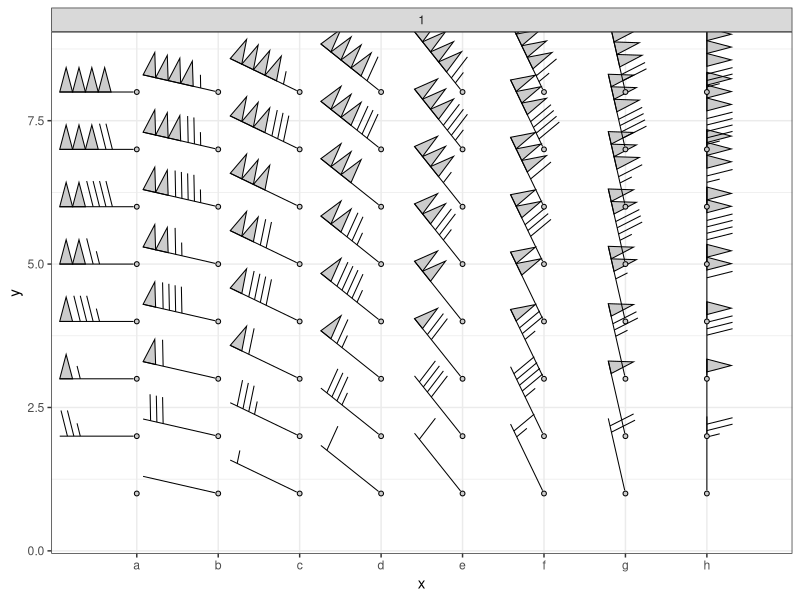

Write R code to recreate this figure.
#'
#' Conventions: https://www.mesonet.org/images/site/Wind%20Barb%20Feb%202012.pdf
#' I would prefer to see a segment for speeds 1 < 5 kn (see demo)
#'
#' I decided to do all calculations (position, rotation) in "npc" and "snpc" coordinates.
#' Using a viewport per barb would be much simpler but significantly slower.
#'
#' Aesthetics:
#' - mag (wind speed)
#' - angle (wind direction)
#' - colour
#' - fill (of triangle)
#' - size (i.e. linewidth of segment, barb and triangle border)
#' - length (of barb in "npc")
#'
#'
#' Todo
#' - treatment of NA values
#' - "skip" functionality: similar to the one used in geom_arrow()?
#' - separate point.size aesthetics?
#' - test geom against different scales/facets settings
#' - allow for u/v input instead of mag/angle
#'
#' https://stackoverflow.com/questions/47814998/how-to-make-segments-that-preserve-angles-in-different-aspect-ratios-in-ggplot2

#' Rotate/Stretch X
#'
#' @param x x coordinate
#' @param y y coordinate
#' @param a angle in decimal degrees
#' @param u stretch x
#' @param v stretch y
#'
rotX <- function(x, y, a, u = 1, v = 1) {
  a <- a * pi / 180
  u * (x * cos(a) + y * sin(a))
}
rotY <- function(x, y, a, u = 1, v = 1) {
  a <- a * pi / 180
  v * (y * cos(a) - x * sin(a))
}

#' Wind Barbs
#'
#' @param data Data
#' @param coord Coordinates
#' @param panel_params Panel parameters
#' @description
#'
wind_barb <- function(data, coord, panel_params, skip.x, skip.y) {
  # coords <- data
  coords <- coord$transform(data, panel_params)

  # Dimensions
  length <- coords$length[1]
  if ("unit" %in% (class(length)))
    length <- convertUnit(length, "npc", valueOnly = TRUE)

  nx.data <- length(unique(coords$x))
  if (skip.x == "auto") {
    nx.target <- 1 / length
    skip.x <- pmax(0, ceiling(nx.data / nx.target) - 1)
  }
  pick.x <- unique(coords$x)[which(seq_len(nx.data) %% (skip.x + 1) == 0)]

  ny.data <- length(unique(coords$y))
  if (skip.y == "auto") {
    ny.target <- 1 / length
    skip.y <- pmax(0, ceiling(ny.data / ny.target) - 1)
  }
  pick.y <- unique(coords$y)[which(seq_len(ny.data) %% (skip.y + 1) == 0)]

  coords <- coords[coords$x %in% pick.x & coords$y %in% pick.y, ]
  if (any(c(skip.x, skip.y) > 0)) {
    message(sprintf("Skipping nx=%1.0f ny=%1.0f", skip.x, skip.y))
  }

  # Shortcuts
  n <- nrow(coords)
  x <- coords$x
  y <- coords$y
  mag <- coords$mag
  col <- coords$colour
  fill <- coords$fill
  size <- coords$size
  angle <- (coords$angle + 270) %% 360

  # Spacing & barb length
  slots <- 6
  height <- length / 3
  width <- length / 6
  point.size <- width / 2
  nudge <- width / 10 # Increase spacing of 5s and 10s

  # Calculate which / how many triangles/barbs
  mag <- pmax(0, mag)
  n50 <- floor(mag / 50)
  n10 <- floor((mag - n50 * 50) / 10)
  n5 <- floor((mag - n50 * 50 - n10 * 10) / 5)

  # Single triangle/barb/segment/point geometry
  g50 <- (function() {
    x <- c(-width / 2, width / 2, 0, -width / 2)
    y <- c(0, 0, -height * 0.95, 0) # 0.95, factor to compensate height for linejoin=mitre
    cbind(x, y)
  })()
  g10 <- (function() {
    x <- c(-nudge, width / 2 - nudge)
    y <- c(0, -height)
    cbind(x, y)
  })()
  g5 <- (function() {
    x <- c(-nudge, width / 4 - nudge)
    y <- c(0, -height / 2)
    cbind(x, y)
  })()
  gSegment <- (function() {
    x <- c(0, width)
    y <- c(0, 0)
    cbind(x, y)
  })()
  gPoint <- (function() {
    x <- 0
    y <- 0
    cbind(x, y)
  })()

  # Loop data (might be vectorised)
  grob.list <- lapply(seq_len(n), function(i) {
    # Slots and position used by triangle/barb (50 uses 1 slot, 10 and 5 uses 0.6 slots)
    slots <- c(rep(1.0, n50[i]), rep(.5, n10[i]), rep(.5, n5[i]))
    pos <- c(1, cumsum(slots[-length(slots)]) + 1)

    # Build geometries
    geom <- c(
      rep(list(g50), n50[i]),
      rep(list(g10), n10[i]),
      rep(list(g5), n5[i])
    )

    # Build barb grobs
    grob.barbs <- lapply(seq_along(geom), function(j) {
      # j = 1
      x1 <- length - pos[j] * width + geom[[j]][, 1] + width / 2
      y1 <- geom[[j]][, 2]
      x2 <- rotX(x1, y1, angle[i])
      y2 <- rotY(x1, y1, angle[i])
      x3 <- (unit(x[i], "npc") + unit(x2, "snpc"))
      y3 <- (unit(y[i], "npc") + unit(y2, "snpc"))
      pathGrob(
        x = x3,
        y = y3,
        gp = gpar(
          col = col[i],
          fill = fill[i],
          lwd = size[i],
          linejoin = "mitre",
          lineend = "square"
        )
      )
    })

    # Build segment grob
    if (mag[i] > 0) {
      x1 <- c(point.size / 2, length) # Segment starts at point.size/2 to avoid overlap with point shape
      y1 <- c(0, 0)
      x2 <- rotX(x1, y1, angle[i])
      y2 <- rotY(x1, y1, angle[i])
      x3 <- unit(x[i], "npc") + unit(x2, "snpc")
      y3 <- unit(y[i], "npc") + unit(y2, "snpc")
      grob.segment <- pathGrob(
        x3,
        y3,
        gp = gpar(
          col = col[i],
          lwd = 1 * size[i],
          linejoin = "mitre",
          lineend = "square"
        )
      )
    } else {
      grob.segment <- nullGrob()
    }

    # Build point grob
    grob.point <- pointsGrob(
      x[i],
      y[i],
      pch = 21,
      size = unit(point.size, "snpc"),
      gp = gpar(col = col[i], fill = fill[i], lwd = size[i])
    )

    # Merge grobs
    grobs <- do.call(gList, c(grob.barbs, list(grob.segment, grob.point)))

    # grobs <- gTree(children = grobs)
    # ggplot() + annotation_custom(grobs, xmin = 0.25, ymin = 0.25, xmax = 0.75, ymax = 0.75)
  })
  grobs <- do.call(gList, grob.list)
  gTree(children = grobs)
}

GeomWindBarb <- ggplot2::ggproto(
  "GeomWindBarb",
  ggplot2::Geom,
  required_aes = c("x", "y"),
  default_aes = ggplot2::aes(
    color = "black",
    fill = "transparent",
    size = 1,
    linetype = 1,
    alpha = NA,
    angle = 0,
    mag = 0,
    length = 0.05
  ),
  draw_panel = function(
    data,
    panel_params,
    coord,
    grob,
    debug,
    skip.x,
    skip.y
  ) {
    if (!is.null(debug)) {
      coords <- coord$transform(data, panel_params)
      debug(data, coords)
    }
    if (grid::is.grob(grob)) {
      grob
    } else {
      if (!is.function(grob)) stop("Invalid grob in GeomWindBarb")
      grob(data, coord, panel_params, skip.x, skip.y)
    }
  }
)

#' Geom Wind Barbs
#'
#' @param mapping mapping
#' @param data data
#' @param stat stat
#' @param position position
#' @param inherit.aes inherit.aes
#' @param show.legend show.legend
#' @param key_glyph key_glyph
#' @param debug debug
#' @param skip.x skip.x
#' @param skip.y skip.y
#' @param skip.border Skip barbs that might overlap with plot border
#' @param ... Further arguments
#' @export
#'
geom_windbarb <- function(
  mapping = NULL,
  data = NULL,
  stat = "identity",
  position = "identity",
  inherit.aes = TRUE,
  show.legend = FALSE,
  key_glyph = NULL,
  debug = NULL,
  skip.x = "auto",
  skip.y = "auto",
  skip.border = FALSE,
  ...
) {
  # Skip rows/cols near border (to be implemented)
  # if(skip.border)

  layer(
    geom = GeomWindBarb,
    mapping = mapping,
    data = data,
    stat = stat,
    position = position,
    inherit.aes = inherit.aes,
    check.aes = FALSE,
    show.legend = show.legend,
    key_glyph = key_glyph,
    params = list(
      grob = wind_barb,
      debug = debug,
      skip.x = skip.x,
      skip.y = skip.y,
      ...
    )
  )
}

# Example
library(grid)
library(ggplot2)
set.seed(1)

# Dummy data
n <- 8
n2 <- n^2
xy <- expand.grid(x = letters[1:(n)], y = seq(1, n, length.out = n))
data <- data.frame(
  x = xy[, 1],
  y = xy[, 2],
  angle = rep(seq(-90, 0, length.out = n), n),
  mag = rep(seq(0, 227, length.out = n2)),
  group = rep(1:1, n)
)
# Use group = rep(c(1, 2), n/2) to show two panels

# Demo plot
pl <- ggplot(data, mapping = aes(x, y)) +
  facet_wrap(~group) +
  geom_windbarb(
    aes(mag = mag, angle = angle),
    data = data[],
    length = unit(3, "cm"),
    skip.x = 0,
    skip.y = 0,
    size = 1,
    fill = "#cccccc",
    colour = "black"
  ) +
  #geom_text(aes(label = sprintf("%s kn", round(angle))), data, vjust = 0, nudge_y = -.25) +
  scale_fill_viridis_c() +
  scale_y_continuous(expand = expansion(.15), trans = "identity") +
  scale_x_discrete(expand = expansion(.15)) +
  coord_cartesian() +
  theme_bw()
print(pl)
# ggsave(file.path(dirs$temp, "test1.pdf"), width = 12, height = 12)
